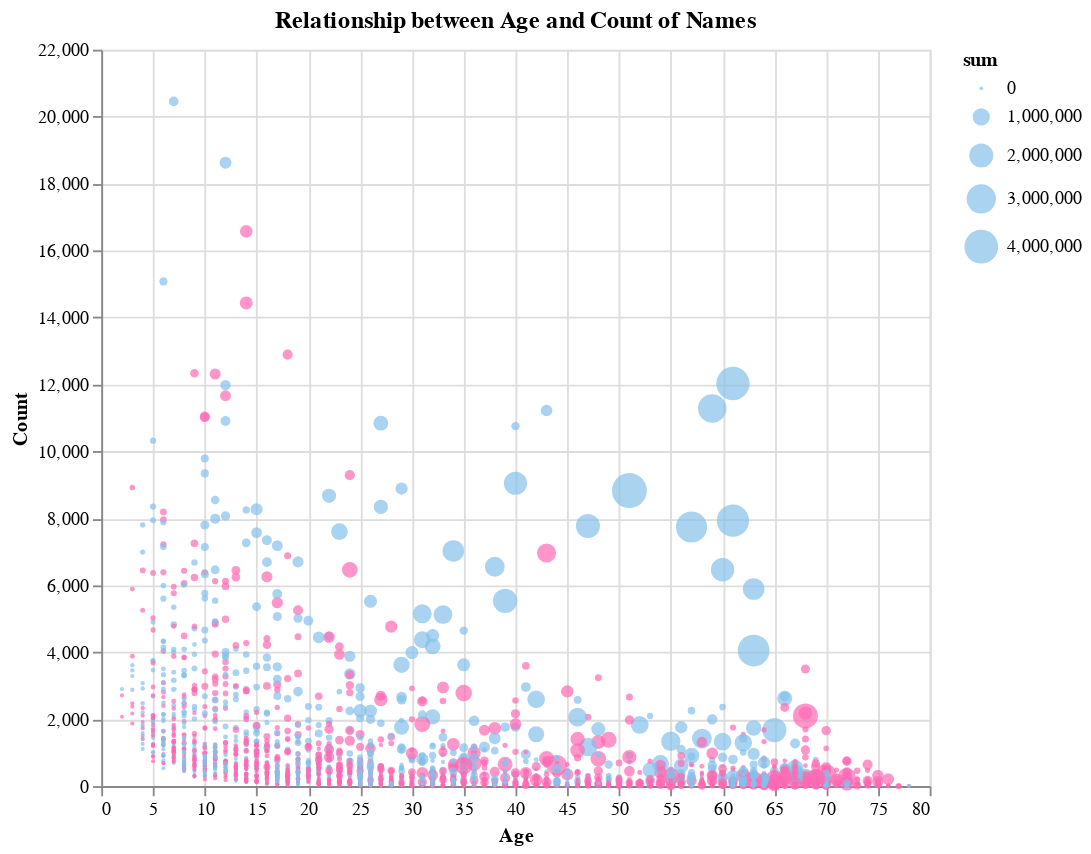

Notebook source saved alongside this figure:
### Code cell
df3 = df2[df2['sum'] > 10000]
chart = alt.Chart(df3).mark_circle().encode(
    x=alt.X('age:Q', title='Age'),
    y=alt.Y('thisyear_count:Q', title='Count'),
    size='sum',
    tooltip=['name', 'M/F', 'age', 'thisyear_count', 'sum'],
    color=alt.condition(alt.datum['M/F'] == 'F', alt.value('#FF69B4'), alt.value('#85C1E9'))
).properties(
    width=450,
    height=400,
    title='Relationship between Age and Count of Names'
)


chart

### Figure 1 — Vega-Lite specification as saved in the notebook (floating-point values rounded to 4 significant figures; data arrays with more than 128 entries replaced by an {"elided": "..."} marker saying what was removed)
{"config": {"view": {"continuousWidth": 300, "continuousHeight": 300}}, "data": {"name": "data-930118e8445375fc148ebd272d71b606"}, "mark": {"type": "circle"}, "encoding": {"color": {"condition": {"test": "(datum['M/F'] === 'F')", "value": "#FF69B4"}, "value": "#85C1E9"}, "size": {"field": "sum", "type": "quantitative"}, "tooltip": [{"field": "name", "type": "nominal"}, {"field": "M/F", "type": "nominal"}, {"field": "age", "type": "quantitative"}, {"field": "thisyear_count", "type": "quantitative"}, {"field": "sum", "type": "quantitative"}], "x": {"field": "age", "title": "Age", "type": "quantitative"}, "y": {"field": "thisyear_count", "title": "Count", "type": "quantitative"}}, "height": 400, "title": "Relationship between Age and Count of Names", "width": 450, "$schema": "https://vega.github.io/schema/vega-lite/v5.16.3.json", "datasets": {"data-930118e8445375fc148ebd272d71b606": {"elided": "2510 records"}}}
